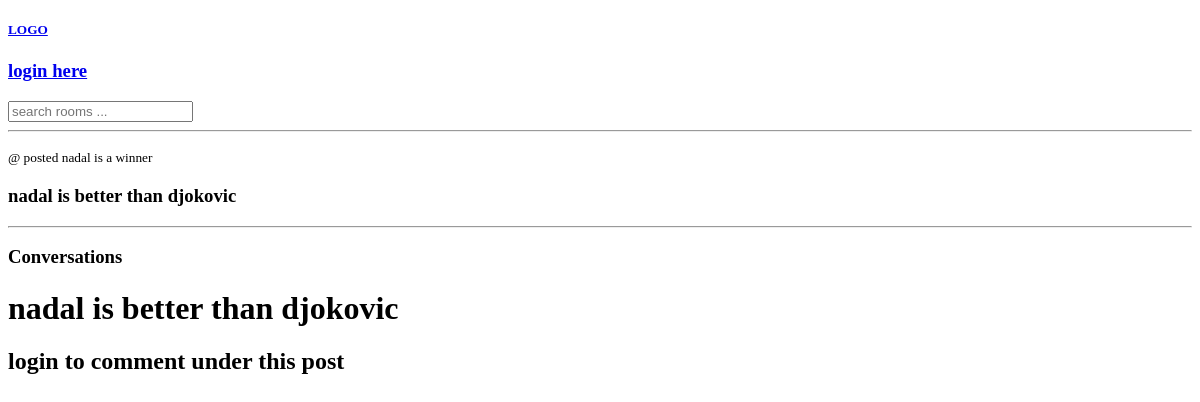
The page /room/3/ on the database as committed earlier.
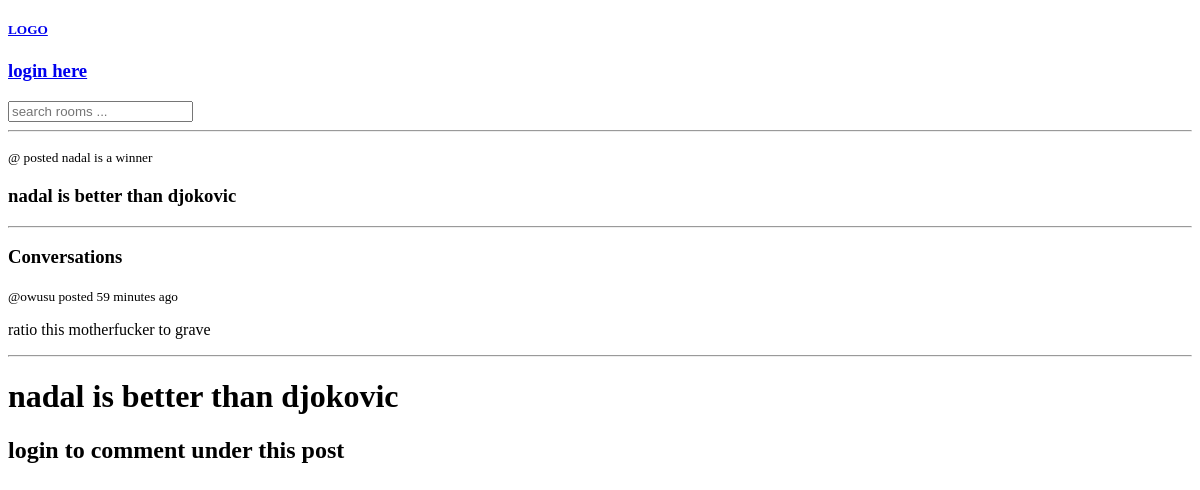
The same page on the database as committed later.
### socials/models.py (models this page shows, shortened)
class Room(models.Model):
    host = models.ForeignKey(User, on_delete=models.CASCADE)
    topic = models.ForeignKey(Topic,on_delete=models.SET_NULL, null=True, blank= True )
    name = models.CharField(max_length=100)
    description = models.TextField(max_length=300, blank= True,null=True)
    updated = models.DateTimeField(auto_now=True)
    created = models.DateTimeField(auto_now_add=True)
    class Meta:
        ordering =['-updated','-created']

class Message(models.Model):
    user = models.ForeignKey(User, on_delete=models.CASCADE)
    body = models.TextField(max_length= 300 ,null= True, blank= True )
    room = models.ForeignKey(Room, on_delete = models.CASCADE,)
    created = models.DateTimeField(auto_now_add =True  )
    updated = models.DateTimeField(auto_now=True )

### socials/views.py (the view)
# urls.py: path('room/<str:pk>/',views.room, name ='room'),
def room(request,pk):
    room = Room.objects.get(id = pk)
    room_messages = room.message_set.all()
    if request.method == 'POST':
        comment = request.POST['comment']
        new_comment= Message.objects.create(user=request.user, room = room, body=comment)
        new_comment.save()
        return redirect('room', pk = room.id)
    context = {'room':room,'room_messages':room_messages}
    return render(request,'socials/room.html',context)

### socials/templates/socials/room.html
{%extends 'main.html'%}
{%block content%}
<p>
    <small>
        @{{room.user.username}} posted {{room.name}}
    </small>
</p>
<h3>{{room.description}}</h3>
<hr>
<div class="comment-wrapper">
    <h3><b>Conversations</b></h3>
    {%for room_message in room_messages%}
    <small>@{{room_message.user}} posted {{room_message.created|timesince}} ago</small>
    <p>
        {{room_message.body}}
    </p>
    <hr>
    {%endfor%}
    <h1>{{room.description}}</h1>
</div>
{%if request.user.is_authenticated%}
<div class="comment-form">
    <form action="" method="POST">
        {%csrf_token%}
        <input type="text" name="comment" placeholder="write comments here" >
    </form>
</div>
{%else%}
<h2>login to comment under this post</h2>
{%endif%}
{%endblock content%}

### templates/main.html (shortened to what this page needs)
<!DOCTYPE html>
<html lang="en">
<head>
</head>
<body>
    {%include 'navbar.html'%}
    {%block content%}
    {%endblock content%}
</body>
</html>

### templates/navbar.html
<a href="{%url 'home'%}">
    <h5>LOGO</h5>
</a>
{%if request.user.is_authenticated%}
<h2>Hello <b>{{request.user.username}}</b></h2>
<a href="{%url 'logout' %}"><h3>logout</h3></a>
{%else%}
<a href="{%url 'login' %}"><h3>login here </h3></a>
{%endif%}
<form action="{%url 'home' %}" method="GET" >
    <input type="text"  name="q"  placeholder="search rooms ...">
</form>
<hr>

Rows that differ between the two databases and show on the page:
added Message: user "owusu", created "59 minutes", body "ratio this motherfucker to grave"
